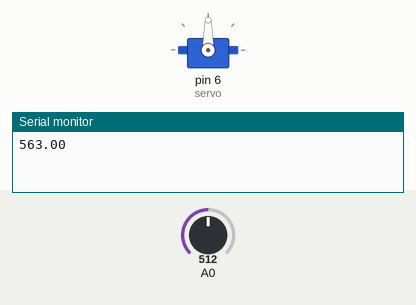
A program run on a simulated Arduino Uno, built with avr-gcc and run on an emulated ATmega328P. On the bench: servo, the last lines printed to the serial monitor. The test bench sets the inputs (shaded band); at power-on: A0 = 512.

Above: at 0.15 s.
At 1.2 s:
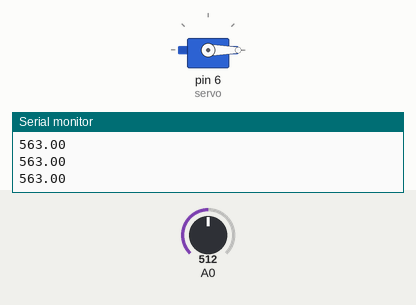
1.3 s: A0 set to 625
2.8 s: A0 set to 653
At 4.4 s:
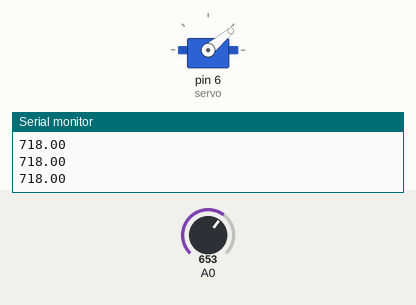
Timing chart, 0 to 5.9 s (numbered marks = the images above; inputs shaded):
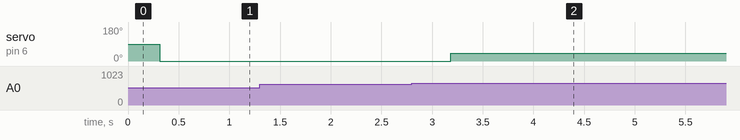

The program:

main.cpp
```cpp
#include <Arduino.h>
#include <Servo.h>

#define BANDRATE 9600
Servo servo;
#define onDegree 40
#define offDegree 0
float val;
bool isOn = false;
int waitCounter = 0;
#define offWaitNum 30

float getValue(int n){
    int val_int = 0;
    for (int i=0; i <= n; i++){
      val_int = val_int + analogRead(A0);
      delay(10);
   }
   return val_int / n;
}

void setup() {
    Serial.begin(BANDRATE);
    servo.attach(6);// D6に繋げる
    pinMode(A0, INPUT);
}

void loop() {
    val = getValue(10);
    Serial.println(val);
    if (val > 700 && !isOn){ // ON
        servo.write(onDegree);
        isOn = true;
        waitCounter = 0;
    }
    else {// OFF
        delay(200);//回転のため0.4秒待つ
        if (isOn && waitCounter < offWaitNum){
            waitCounter++;
        }
        else {
            servo.write(offDegree);
            isOn = false;
        }
    }
    delay(200);
}
```

Measured:
- the behaviour switches between 637 and 638 on A0 (found by bisection; images 1 and 2)
- after the input at 2.8 s, servo on pin 6 (servo): 0° → 40° after 0.38 s
